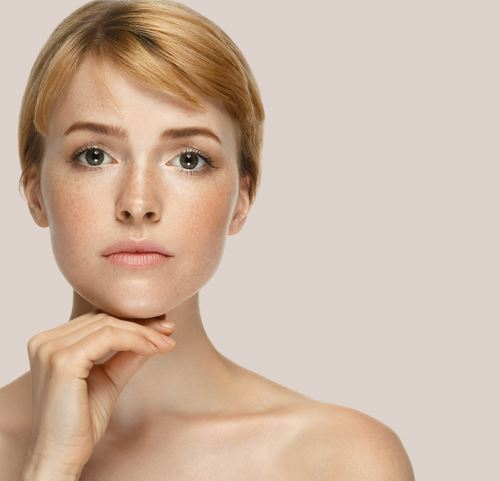
#> input picture visage.jpeg, 500 x 481 px
$ python contour_3.py
#> lines starting #> are read from the running program, lines starting #| are printed output that depends on the picture
import numpy as np
import cv2 as cv
from matplotlib import pyplot as plt

img = cv.imread('visage.jpeg')
#> img is the input picture: shape (481, 500, 3); mean B, G, R 164.8, 181.6, 205.4
mask = np.zeros(img.shape[:2],np.uint8)
cv.imshow("mask", img)
bgdModel = np.zeros((1,65),np.float64)
fgdModel = np.zeros((1,65),np.float64)
rect = (50,50,450,290)
cv.grabCut(img,mask,rect,bgdModel,fgdModel,5,cv.GC_INIT_WITH_RECT)
mask2 = np.where((mask==2)|(mask==0),0,1).astype('uint8')
img = img*mask2[:,:,np.newaxis]
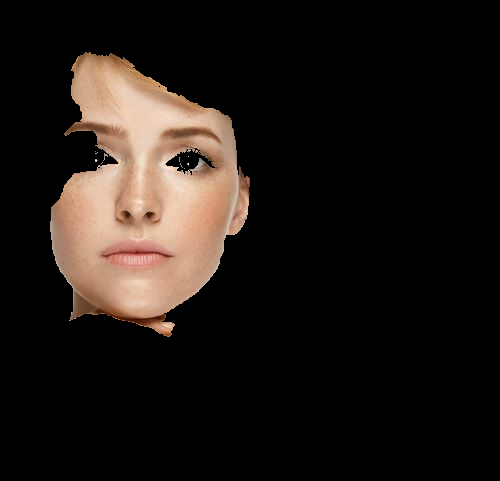
#> img: shape (481, 500, 3); mean B, G, R 20.2, 24.5, 31
plt.imshow(img),plt.colorbar(),plt.show()
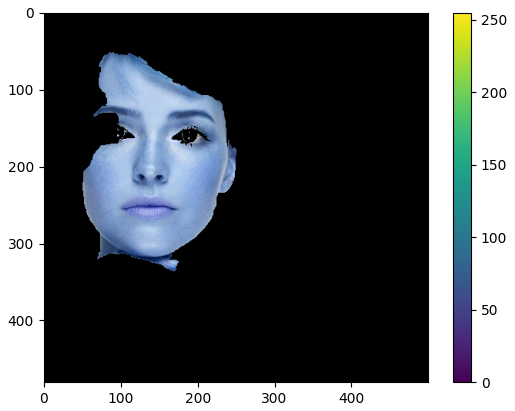
#> figure drawn by matplotlib, 2 panels; B, G, R data is drawn as R, G, B

$ run again, with adventure.jpeg copied over visage.jpeg
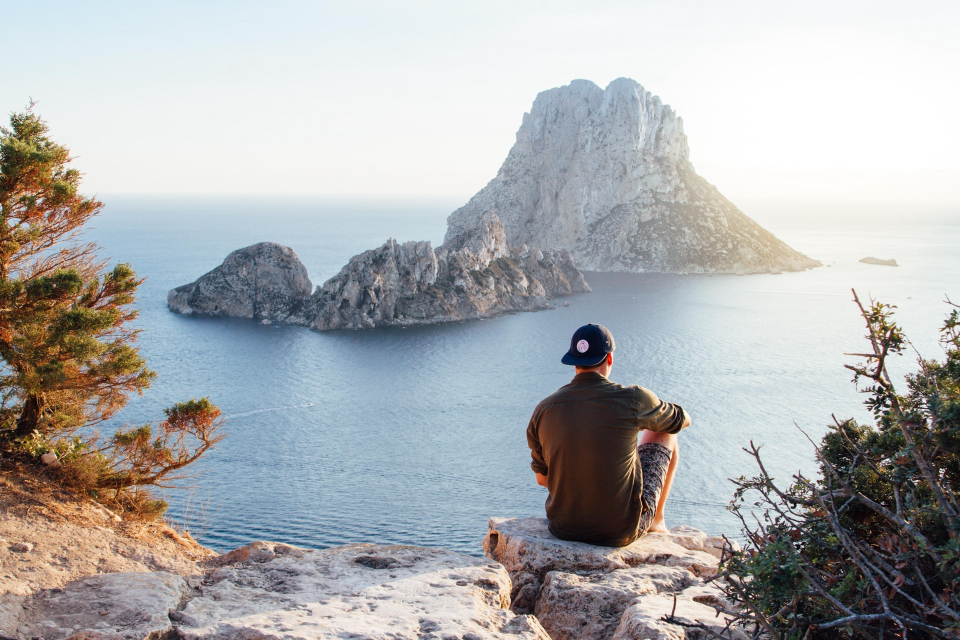
#> input picture adventure.jpeg, 1920 x 1280 px (shown at 1/2 size)
#> img is the input picture: shape (1280, 1920, 3); mean B, G, R 175.1, 174, 172.9
#> `img = img*mask2[:,:,np.newaxis]`:
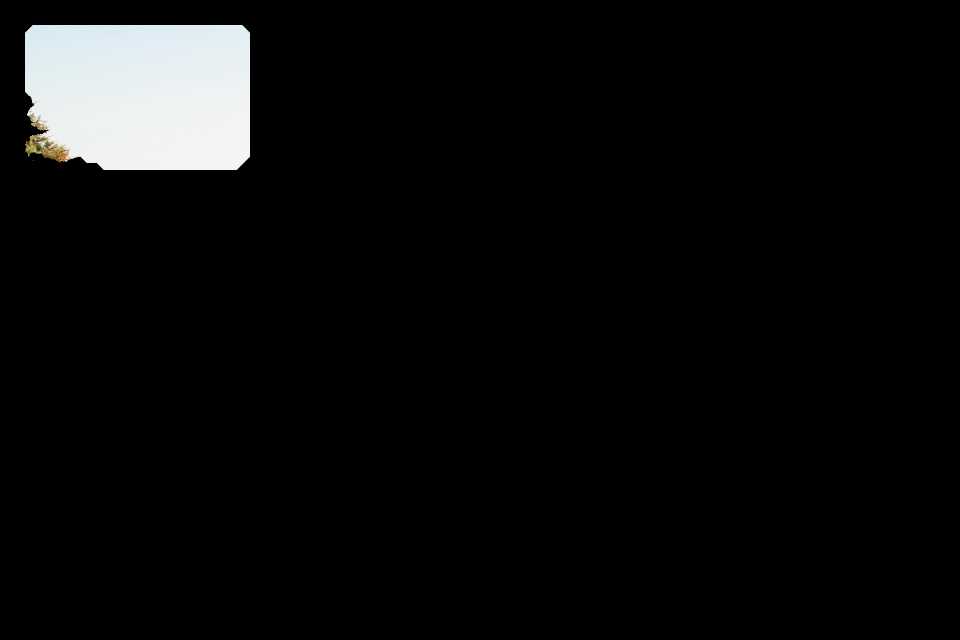
#> img: shape (1280, 1920, 3) (shown at 1/2 size); mean B, G, R 12.1, 12.1, 11.8
#> `plt.imshow(img),plt.colorbar(),plt.show()`:
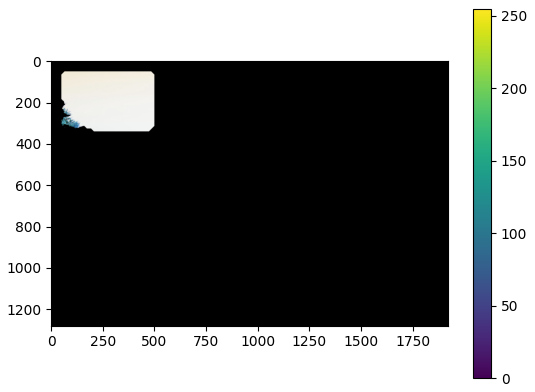
#> figure drawn by matplotlib, 2 panels; B, G, R data is drawn as R, G, B
